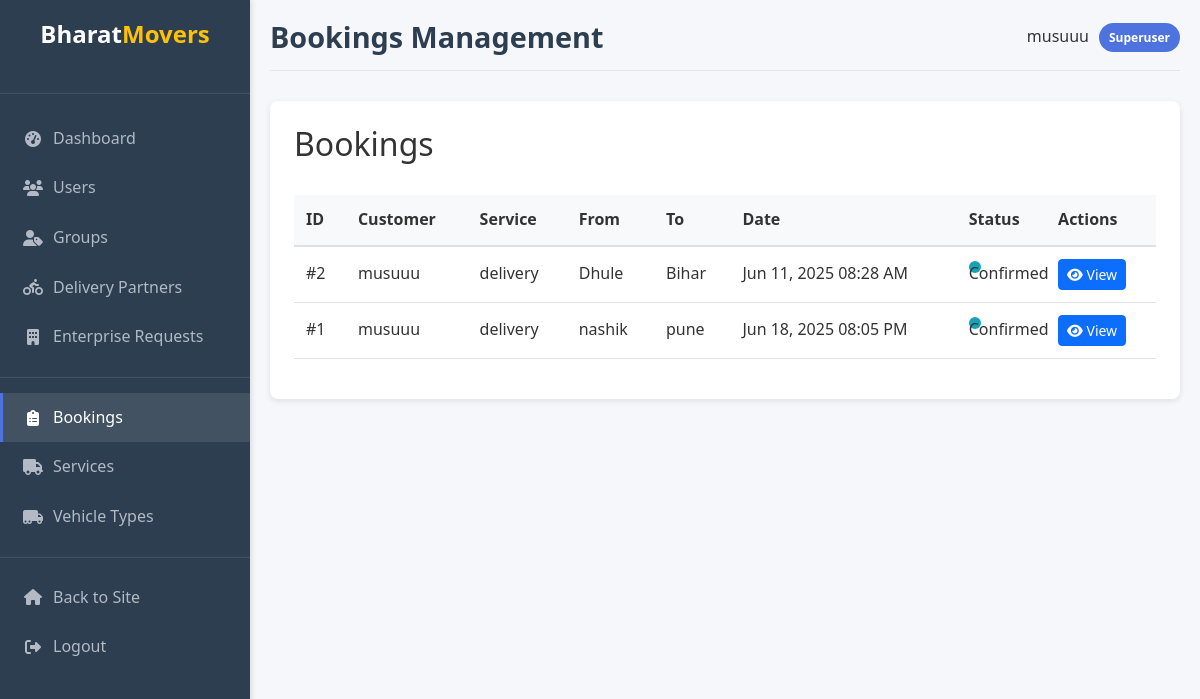
Page /accounts/admin/bookings/ (signed in) on the earlier database version.
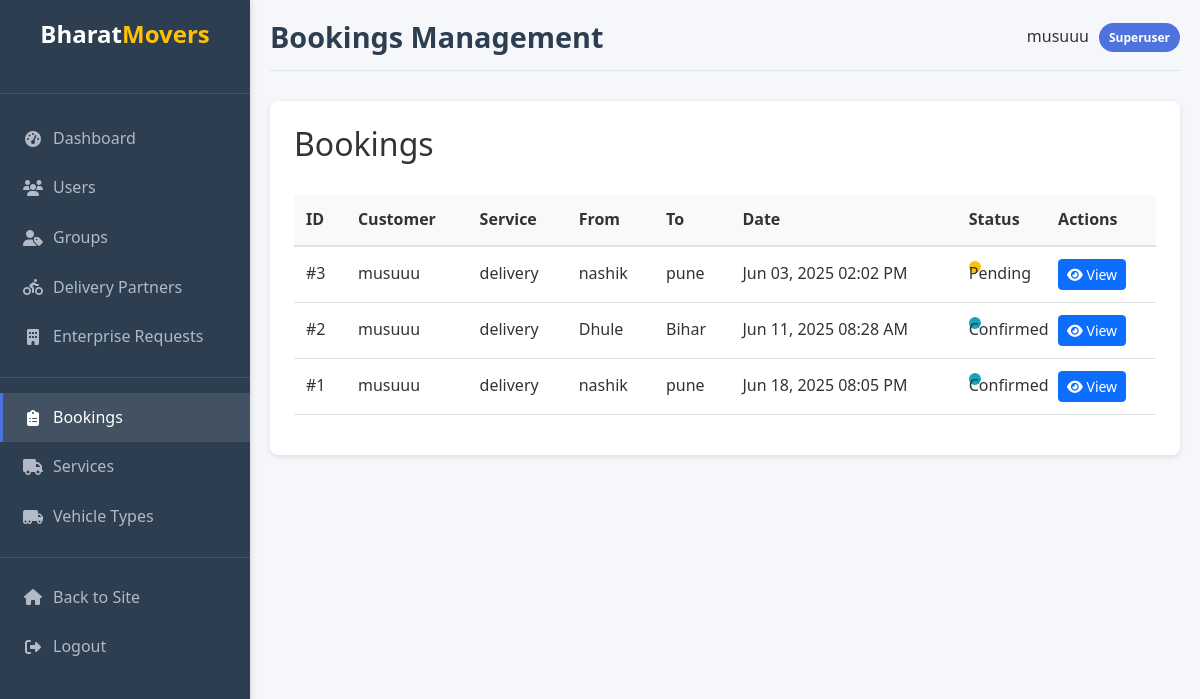
Same page on the later database version.
### bookings/models.py (models this page shows, shortened)
class Booking(models.Model):
    STATUS_CHOICES = [
        ('PENDING', 'Pending'),
        ('CONFIRMED', 'Confirmed'),
        ('IN_PROGRESS', 'In Progress'),
        ('COMPLETED', 'Completed'),
        ('CANCELLED', 'Cancelled'),
    ]
    customer = models.ForeignKey(settings.AUTH_USER_MODEL, on_delete=models.CASCADE, related_name='bookings')
    service = models.ForeignKey(Service, on_delete=models.CASCADE)
    pickup_location = models.CharField(max_length=255)
    delivery_location = models.CharField(max_length=255)
    pickup_date = models.DateTimeField()
    status = models.CharField(max_length=20, choices=STATUS_CHOICES, default='PENDING')
    total_distance = models.DecimalField(max_digits=10, decimal_places=2, null=True)
    total_amount = models.DecimalField(max_digits=10, decimal_places=2, null=True)
    created_at = models.DateTimeField(auto_now_add=True)
    updated_at = models.DateTimeField(auto_now=True)
    notes = models.TextField(blank=True)

### accounts/models.py (models this page shows, shortened)
class CustomUser(AbstractUser):
    USER_TYPE_CHOICES = [
        ('CUSTOMER', 'Customer'),
        ('ADMIN', 'Admin'),
        ('DRIVER', 'Driver')
    ]
    email = models.EmailField(unique=True)
    phone_number = models.CharField(max_length=15)
    address = models.TextField(blank=True)
    user_type = models.CharField(max_length=10, choices=USER_TYPE_CHOICES, default='CUSTOMER')
    is_customer = models.BooleanField(default=True)
    is_driver = models.BooleanField(default=False)
    department = models.CharField(max_length=50, blank=True)
    designation = models.CharField(max_length=50, blank=True)
    join_date = models.DateTimeField(auto_now_add=True)
    email_notifications = models.BooleanField(default=True)
    sms_notifications = models.BooleanField(default=True)
    profile_image = models.ImageField(upload_to='profile_images/', blank=True, null=True)
    USERNAME_FIELD = 'email'
    REQUIRED_FIELDS = ['username']

### services/models.py (models this page shows, shortened)
class Service(models.Model):
    name = models.CharField(max_length=100)
    description = models.TextField()
    base_price = models.DecimalField(max_digits=10, decimal_places=2)
    vehicle_type = models.ForeignKey(VehicleType, on_delete=models.CASCADE)
    is_active = models.BooleanField(default=True)

### accounts/views.py (the view)
# urls.py: path('admin/bookings/', views.admin_bookings, name='admin_bookings'),
@login_required
@user_passes_test(lambda u: u.is_superuser or u.is_staff)
def admin_bookings(request):
    bookings = Booking.objects.select_related('customer', 'service').order_by('-created_at')
    return render(request, 'accounts/admin/bookings.html', {
        'bookings': bookings,
        'active_tab': 'bookings'
    })

### templates/accounts/admin/bookings.html
{% extends "accounts/admin/admin_base.html" %}
{% block admin_title %}Bookings Management{% endblock %}
{% block admin_content %}
<div class="admin-card">
    <div class="d-flex justify-content-between align-items-center mb-4">
        <h2>Bookings</h2>
    </div>
    <table class="admin-table">
        <thead>
            <tr>
                <th>ID</th>
                <th>Customer</th>
                <th>Service</th>
                <th>From</th>
                <th>To</th>
                <th>Date</th>
                <th>Status</th>
                <th>Actions</th>
            </tr>
        </thead>
        <tbody>
            {% for booking in bookings %}
            <tr>
                <td>#{{ booking.id }}</td>
                <td>{{ booking.customer.get_full_name }}</td>
                <td>{{ booking.service.name }}</td>
                <td>{{ booking.pickup_location }}</td>
                <td>{{ booking.delivery_location }}</td>
                <td>{{ booking.pickup_date|date:"M d, Y h:i A" }}</td>
                <td>
                    <span class="status-badge status-{{ booking.status|lower }}">
                        {{ booking.get_status_display }}
                    </span>
                </td>
                <td>
                    <div class="admin-actions">
                        <a href="{% url 'accounts:admin_view_booking' booking.id %}" class="btn btn-sm btn-primary">
                            <i class="fas fa-eye"></i> View
                        </a>
                    </div>
                </td>
            </tr>
            {% empty %}
            <tr>
                <td colspan="8" class="text-center">No bookings found</td>
            </tr>
            {% endfor %}
        </tbody>
    </table>
</div>
{% endblock %}

Differences in the rows shown:
added Booking: id "3", customer.get_full_name "musuuu", service.name "delivery", pickup_location "nashik", delivery_location "pune", pickup_date "Jun 03, 2025 02:02 PM", status "Pending"
